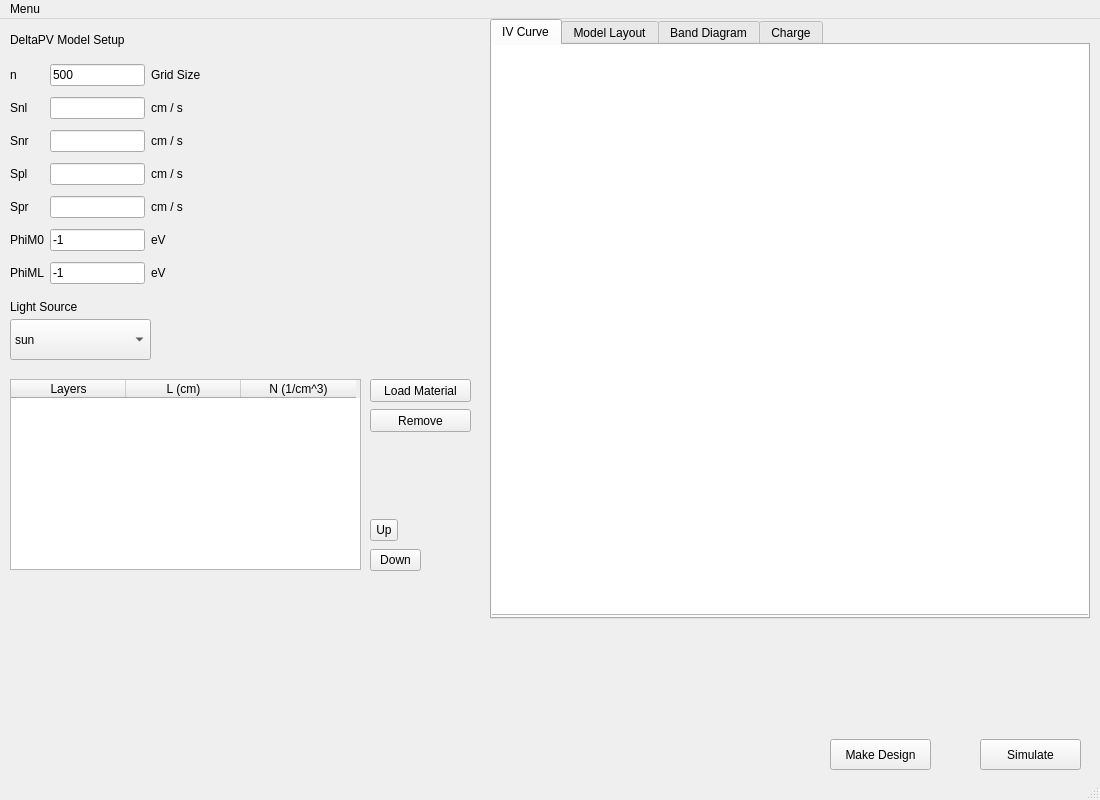
<?xml version="1.0" encoding="UTF-8"?>
<ui version="4.0">
 <author>Adam Thomas</author>
 <class>MainWindow</class>
 <widget class="QMainWindow" name="MainWindow">
  <property name="geometry">
   <rect>
    <x>0</x>
    <y>0</y>
    <width>1100</width>
    <height>800</height>
   </rect>
  </property>
  <property name="windowTitle">
   <string>MainWindow</string>
  </property>
  <widget class="QWidget" name="centralwidget">
   <widget class="QStackedWidget" name="stackedWidget">
    <property name="geometry">
     <rect>
      <x>0</x>
      <y>0</y>
      <width>1091</width>
      <height>761</height>
     </rect>
    </property>
    <property name="frameShape">
     <enum>QFrame::NoFrame</enum>
    </property>
    <property name="frameShadow">
     <enum>QFrame::Plain</enum>
    </property>
    <property name="currentIndex">
     <number>0</number>
    </property>
    <widget class="QWidget" name="page_modelSetup">
     <widget class="QTabWidget" name="tabWidget_plots">
      <property name="geometry">
       <rect>
        <x>490</x>
        <y>0</y>
        <width>600</width>
        <height>600</height>
       </rect>
      </property>
      <property name="currentIndex">
       <number>0</number>
      </property>
      <widget class="QWidget" name="tab_iv">
       <attribute name="title">
        <string>IV Curve</string>
       </attribute>
       <widget class="QGraphicsView" name="graphicsView_iv">
        <property name="geometry">
         <rect>
          <x>-1</x>
          <y>-1</y>
          <width>601</width>
          <height>571</height>
         </rect>
        </property>
       </widget>
      </widget>
      <widget class="QWidget" name="tab_model">
       <attribute name="title">
        <string>Model Layout</string>
       </attribute>
       <widget class="QGraphicsView" name="graphicsView_model">
        <property name="geometry">
         <rect>
          <x>-1</x>
          <y>-1</y>
          <width>601</width>
          <height>571</height>
         </rect>
        </property>
       </widget>
      </widget>
      <widget class="QWidget" name="tab_band">
       <attribute name="title">
        <string>Band Diagram</string>
       </attribute>
       <widget class="QGraphicsView" name="graphicsView_band">
        <property name="geometry">
         <rect>
          <x>-1</x>
          <y>-1</y>
          <width>601</width>
          <height>571</height>
         </rect>
        </property>
       </widget>
      </widget>
      <widget class="QWidget" name="tab_charge">
       <attribute name="title">
        <string>Charge</string>
       </attribute>
       <widget class="QGraphicsView" name="graphicsView_charge">
        <property name="geometry">
         <rect>
          <x>-1</x>
          <y>-1</y>
          <width>601</width>
          <height>571</height>
         </rect>
        </property>
       </widget>
      </widget>
     </widget>
     <widget class="QPushButton" name="pushButton_simulate">
      <property name="geometry">
       <rect>
        <x>980</x>
        <y>720</y>
        <width>101</width>
        <height>31</height>
       </rect>
      </property>
      <property name="text">
       <string>Simulate</string>
      </property>
     </widget>
     <widget class="QPushButton" name="pushButton_makedesign">
      <property name="geometry">
       <rect>
        <x>830</x>
        <y>720</y>
        <width>101</width>
        <height>31</height>
       </rect>
      </property>
      <property name="text">
       <string>Make Design</string>
      </property>
     </widget>
     <widget class="QFrame" name="frame_inputs">
      <property name="geometry">
       <rect>
        <x>10</x>
        <y>40</y>
        <width>471</width>
        <height>711</height>
       </rect>
      </property>
      <property name="frameShape">
       <enum>QFrame::NoFrame</enum>
      </property>
      <property name="frameShadow">
       <enum>QFrame::Raised</enum>
      </property>
      <widget class="QWidget" name="gridLayoutWidget">
       <property name="geometry">
        <rect>
         <x>0</x>
         <y>0</y>
         <width>191</width>
         <height>231</height>
        </rect>
       </property>
       <layout class="QGridLayout" name="gridLayout_inputs">
        <item row="6" column="0">
         <widget class="QLabel" name="label_wfback">
          <property name="text">
           <string>PhiML</string>
          </property>
          <property name="buddy">
           <cstring>lineEdit_wfback</cstring>
          </property>
         </widget>
        </item>
        <item row="2" column="0">
         <widget class="QLabel" name="label_nvelright">
          <property name="text">
           <string>Snr</string>
          </property>
          <property name="buddy">
           <cstring>lineEdit_nvelright</cstring>
          </property>
         </widget>
        </item>
        <item row="5" column="0">
         <widget class="QLabel" name="label_wffront">
          <property name="text">
           <string>PhiM0</string>
          </property>
          <property name="buddy">
           <cstring>lineEdit_wffront</cstring>
          </property>
         </widget>
        </item>
        <item row="0" column="0">
         <widget class="QLabel" name="label_grid">
          <property name="text">
           <string>n</string>
          </property>
          <property name="buddy">
           <cstring>lineEdit_grid</cstring>
          </property>
         </widget>
        </item>
        <item row="1" column="1">
         <widget class="QLineEdit" name="lineEdit_nvelleft">
          <property name="inputMethodHints">
           <set>Qt::ImhDigitsOnly</set>
          </property>
         </widget>
        </item>
        <item row="5" column="1">
         <widget class="QLineEdit" name="lineEdit_wffront">
          <property name="inputMethodHints">
           <set>Qt::ImhDigitsOnly</set>
          </property>
          <property name="text">
           <string>-1</string>
          </property>
         </widget>
        </item>
        <item row="1" column="0">
         <widget class="QLabel" name="label_nvelleft">
          <property name="text">
           <string>Snl</string>
          </property>
          <property name="buddy">
           <cstring>lineEdit_nvelleft</cstring>
          </property>
         </widget>
        </item>
        <item row="1" column="2">
         <widget class="QLabel" name="label_nvelleftunits">
          <property name="text">
           <string>cm / s</string>
          </property>
          <property name="buddy">
           <cstring>lineEdit_nvelleft</cstring>
          </property>
         </widget>
        </item>
        <item row="3" column="1">
         <widget class="QLineEdit" name="lineEdit_pvelleft">
          <property name="inputMethodHints">
           <set>Qt::ImhDigitsOnly</set>
          </property>
         </widget>
        </item>
        <item row="4" column="0">
         <widget class="QLabel" name="label_pvelright">
          <property name="text">
           <string>Spr</string>
          </property>
          <property name="buddy">
           <cstring>lineEdit_pvelright</cstring>
          </property>
         </widget>
        </item>
        <item row="3" column="0">
         <widget class="QLabel" name="label_pvelleft">
          <property name="text">
           <string>Spl</string>
          </property>
          <property name="buddy">
           <cstring>lineEdit_pvelleft</cstring>
          </property>
         </widget>
        </item>
        <item row="2" column="2">
         <widget class="QLabel" name="label_nvelrightunits">
          <property name="text">
           <string>cm / s</string>
          </property>
          <property name="buddy">
           <cstring>lineEdit_nvelright</cstring>
          </property>
         </widget>
        </item>
        <item row="4" column="1">
         <widget class="QLineEdit" name="lineEdit_pvelright">
          <property name="inputMethodHints">
           <set>Qt::ImhDigitsOnly</set>
          </property>
          <property name="text">
           <string/>
          </property>
         </widget>
        </item>
        <item row="6" column="1">
         <widget class="QLineEdit" name="lineEdit_wfback">
          <property name="inputMethodHints">
           <set>Qt::ImhDigitsOnly</set>
          </property>
          <property name="text">
           <string>-1</string>
          </property>
         </widget>
        </item>
        <item row="4" column="2">
         <widget class="QLabel" name="label_pvelrightunits">
          <property name="text">
           <string>cm / s</string>
          </property>
          <property name="buddy">
           <cstring>lineEdit_pvelright</cstring>
          </property>
         </widget>
        </item>
        <item row="3" column="2">
         <widget class="QLabel" name="label_pvelleftunits">
          <property name="text">
           <string>cm / s</string>
          </property>
          <property name="buddy">
           <cstring>lineEdit_pvelleft</cstring>
          </property>
         </widget>
        </item>
        <item row="5" column="2">
         <widget class="QLabel" name="label_wffrontunits">
          <property name="text">
           <string>eV</string>
          </property>
          <property name="buddy">
           <cstring>lineEdit_wffront</cstring>
          </property>
         </widget>
        </item>
        <item row="6" column="2">
         <widget class="QLabel" name="label_wfbackunits">
          <property name="text">
           <string>eV</string>
          </property>
          <property name="buddy">
           <cstring>lineEdit_wfback</cstring>
          </property>
         </widget>
        </item>
        <item row="2" column="1">
         <widget class="QLineEdit" name="lineEdit_nvelright">
          <property name="inputMethodHints">
           <set>Qt::ImhDigitsOnly</set>
          </property>
         </widget>
        </item>
        <item row="0" column="2">
         <widget class="QLabel" name="label_gridtext">
          <property name="text">
           <string>Grid Size</string>
          </property>
          <property name="buddy">
           <cstring>lineEdit_grid</cstring>
          </property>
         </widget>
        </item>
        <item row="0" column="1">
         <widget class="QLineEdit" name="lineEdit_grid">
          <property name="inputMethodHints">
           <set>Qt::ImhDigitsOnly</set>
          </property>
          <property name="text">
           <string>500</string>
          </property>
         </widget>
        </item>
       </layout>
      </widget>
      <widget class="QComboBox" name="comboBox_lightsource">
       <property name="geometry">
        <rect>
         <x>0</x>
         <y>260</y>
         <width>141</width>
         <height>41</height>
        </rect>
       </property>
       <item>
        <property name="text">
         <string>sun</string>
        </property>
       </item>
       <item>
        <property name="text">
         <string>white</string>
        </property>
       </item>
       <item>
        <property name="text">
         <string>monochromatic</string>
        </property>
       </item>
      </widget>
      <widget class="QLabel" name="label_lightsource">
       <property name="geometry">
        <rect>
         <x>0</x>
         <y>240</y>
         <width>91</width>
         <height>16</height>
        </rect>
       </property>
       <property name="text">
        <string>Light Source</string>
       </property>
       <property name="buddy">
        <cstring>comboBox_lightsource</cstring>
       </property>
      </widget>
      <widget class="QPushButton" name="pushButton_loadmaterial">
       <property name="geometry">
        <rect>
         <x>360</x>
         <y>320</y>
         <width>101</width>
         <height>23</height>
        </rect>
       </property>
       <property name="text">
        <string>Load Material</string>
       </property>
      </widget>
      <widget class="QToolButton" name="toolButton_moveup">
       <property name="geometry">
        <rect>
         <x>360</x>
         <y>460</y>
         <width>28</width>
         <height>22</height>
        </rect>
       </property>
       <property name="text">
        <string>Up</string>
       </property>
      </widget>
      <widget class="QToolButton" name="toolButton_movedown">
       <property name="geometry">
        <rect>
         <x>360</x>
         <y>490</y>
         <width>51</width>
         <height>22</height>
        </rect>
       </property>
       <property name="text">
        <string>Down</string>
       </property>
      </widget>
      <widget class="QTableWidget" name="tableWidget_modellayout">
       <property name="geometry">
        <rect>
         <x>0</x>
         <y>320</y>
         <width>351</width>
         <height>191</height>
        </rect>
       </property>
       <attribute name="horizontalHeaderDefaultSectionSize">
        <number>115</number>
       </attribute>
       <attribute name="verticalHeaderDefaultSectionSize">
        <number>30</number>
       </attribute>
       <column>
        <property name="text">
         <string>Layers</string>
        </property>
       </column>
       <column>
        <property name="text">
         <string>L (cm)</string>
        </property>
       </column>
       <column>
        <property name="text">
         <string>N (1/cm^3)</string>
        </property>
       </column>
      </widget>
      <widget class="QPushButton" name="pushButton_remove">
       <property name="geometry">
        <rect>
         <x>360</x>
         <y>350</y>
         <width>101</width>
         <height>23</height>
        </rect>
       </property>
       <property name="text">
        <string>Remove</string>
       </property>
      </widget>
     </widget>
     <widget class="QLabel" name="label_page1title">
      <property name="geometry">
       <rect>
        <x>10</x>
        <y>10</y>
        <width>151</width>
        <height>21</height>
       </rect>
      </property>
      <property name="text">
       <string>DeltaPV Model Setup</string>
      </property>
     </widget>
    </widget>
    <widget class="QWidget" name="page_materialEditor">
     <widget class="QFrame" name="frame">
      <property name="geometry">
       <rect>
        <x>10</x>
        <y>90</y>
        <width>301</width>
        <height>561</height>
       </rect>
      </property>
      <property name="frameShape">
       <enum>QFrame::StyledPanel</enum>
      </property>
      <property name="frameShadow">
       <enum>QFrame::Raised</enum>
      </property>
      <widget class="QWidget" name="gridLayoutWidget_2">
       <property name="geometry">
        <rect>
         <x>10</x>
         <y>0</y>
         <width>281</width>
         <height>561</height>
        </rect>
       </property>
       <layout class="QGridLayout" name="gridLayout">
        <item row="9" column="1">
         <widget class="QLabel" name="label_tn">
          <property name="text">
           <string>tn</string>
          </property>
         </widget>
        </item>
        <item row="12" column="1">
         <widget class="QLabel" name="label_Br">
          <property name="text">
           <string>Br</string>
          </property>
         </widget>
        </item>
        <item row="9" column="2">
         <widget class="QLineEdit" name="lineEdit_tn"/>
        </item>
        <item row="3" column="1">
         <widget class="QLabel" name="label_eps">
          <property name="text">
           <string>eps</string>
          </property>
         </widget>
        </item>
        <item row="0" column="2">
         <widget class="QLineEdit" name="lineEdit_Chi"/>
        </item>
        <item row="5" column="1">
         <widget class="QLabel" name="label_Nv">
          <property name="text">
           <string>Nv</string>
          </property>
         </widget>
        </item>
        <item row="1" column="1">
         <widget class="QLabel" name="label_Eg">
          <property name="text">
           <string>Eg</string>
          </property>
         </widget>
        </item>
        <item row="2" column="2">
         <widget class="QLineEdit" name="lineEdit_Et"/>
        </item>
        <item row="6" column="2">
         <widget class="QLineEdit" name="lineEdit_Ndop"/>
        </item>
        <item row="10" column="2">
         <widget class="QLineEdit" name="lineEdit_tp"/>
        </item>
        <item row="8" column="1">
         <widget class="QLabel" name="label_mp">
          <property name="text">
           <string>mp</string>
          </property>
         </widget>
        </item>
        <item row="1" column="2">
         <widget class="QLineEdit" name="lineEdit_Eg"/>
        </item>
        <item row="1" column="3">
         <widget class="QLabel" name="label_Egunits">
          <property name="text">
           <string>eV</string>
          </property>
         </widget>
        </item>
        <item row="0" column="3">
         <widget class="QLabel" name="label_Chiunits">
          <property name="text">
           <string>eV</string>
          </property>
         </widget>
        </item>
        <item row="2" column="1">
         <widget class="QLabel" name="label_Et">
          <property name="text">
           <string>Et</string>
          </property>
         </widget>
        </item>
        <item row="4" column="1">
         <widget class="QLabel" name="label_Nc">
          <property name="text">
           <string>Nc</string>
          </property>
         </widget>
        </item>
        <item row="0" column="1">
         <widget class="QLabel" name="label_Chi">
          <property name="text">
           <string>Chi</string>
          </property>
         </widget>
        </item>
        <item row="7" column="1">
         <widget class="QLabel" name="label_mn">
          <property name="text">
           <string>mn</string>
          </property>
         </widget>
        </item>
        <item row="11" column="1">
         <widget class="QLabel" name="label_A">
          <property name="text">
           <string>A</string>
          </property>
         </widget>
        </item>
        <item row="2" column="3">
         <widget class="QLabel" name="label_Etunits">
          <property name="text">
           <string>eV</string>
          </property>
         </widget>
        </item>
        <item row="8" column="2">
         <widget class="QLineEdit" name="lineEdit_mp"/>
        </item>
        <item row="6" column="1">
         <widget class="QLabel" name="label_Ndop">
          <property name="text">
           <string>Ndop</string>
          </property>
         </widget>
        </item>
        <item row="6" column="3">
         <widget class="QLabel" name="label_Ndopunits">
          <property name="text">
           <string>cm^(-3)</string>
          </property>
         </widget>
        </item>
        <item row="4" column="2">
         <widget class="QLineEdit" name="lineEdit_Nc"/>
        </item>
        <item row="4" column="3">
         <widget class="QLabel" name="label_Ncunits">
          <property name="text">
           <string>cm^(-3)</string>
          </property>
         </widget>
        </item>
        <item row="11" column="2">
         <widget class="QLineEdit" name="lineEdit_A"/>
        </item>
        <item row="7" column="2">
         <widget class="QLineEdit" name="lineEdit_mn"/>
        </item>
        <item row="3" column="2">
         <widget class="QLineEdit" name="lineEdit_eps"/>
        </item>
        <item row="10" column="1">
         <widget class="QLabel" name="label_tp">
          <property name="text">
           <string>tp</string>
          </property>
         </widget>
        </item>
        <item row="3" column="3">
         <widget class="QLabel" name="label_epsunits">
          <property name="text">
           <string>unitless</string>
          </property>
         </widget>
        </item>
        <item row="5" column="2">
         <widget class="QLineEdit" name="lineEdit_Nv"/>
        </item>
        <item row="10" column="3">
         <widget class="QLabel" name="label_tpunits">
          <property name="text">
           <string>s</string>
          </property>
         </widget>
        </item>
        <item row="11" column="3">
         <widget class="QLabel" name="label_Aunits">
          <property name="text">
           <string>cm^(-1) eV^(-1/2)</string>
          </property>
         </widget>
        </item>
        <item row="9" column="3">
         <widget class="QLabel" name="label_tnunits">
          <property name="text">
           <string>s</string>
          </property>
         </widget>
        </item>
        <item row="5" column="3">
         <widget class="QLabel" name="label_Nvunits">
          <property name="text">
           <string>cm^(-3)</string>
          </property>
         </widget>
        </item>
        <item row="7" column="3">
         <widget class="QLabel" name="label_mnunits">
          <property name="text">
           <string>cm^2 / V-s</string>
          </property>
         </widget>
        </item>
        <item row="8" column="3">
         <widget class="QLabel" name="label_mpunits">
          <property name="text">
           <string>cm^2 / V-s</string>
          </property>
         </widget>
        </item>
        <item row="13" column="1">
         <widget class="QLabel" name="label_Cn">
          <property name="text">
           <string>Cn</string>
          </property>
         </widget>
        </item>
        <item row="14" column="1">
         <widget class="QLabel" name="label_Cp">
          <property name="text">
           <string>Cp</string>
          </property>
         </widget>
        </item>
        <item row="12" column="3">
         <widget class="QLabel" name="label_Brunits">
          <property name="text">
           <string>cm^3 / s</string>
          </property>
         </widget>
        </item>
        <item row="13" column="3">
         <widget class="QLabel" name="label_Cnunits">
          <property name="text">
           <string>cm^6 / s</string>
          </property>
         </widget>
        </item>
        <item row="14" column="3">
         <widget class="QLabel" name="label_Cpunits">
          <property name="text">
           <string>cm^6 / s</string>
          </property>
         </widget>
        </item>
        <item row="12" column="2">
         <widget class="QLineEdit" name="lineEdit_Br"/>
        </item>
        <item row="13" column="2">
         <widget class="QLineEdit" name="lineEdit_Cn"/>
        </item>
        <item row="14" column="2">
         <widget class="QLineEdit" name="lineEdit_Cp"/>
        </item>
       </layout>
      </widget>
     </widget>
    </widget>
    <widget class="QWidget" name="page_help">
     <widget class="QTextBrowser" name="textBrowser">
      <property name="geometry">
       <rect>
        <x>10</x>
        <y>10</y>
        <width>581</width>
        <height>421</height>
       </rect>
      </property>
      <property name="html">
       <string>&lt;!DOCTYPE HTML PUBLIC &quot;-//W3C//DTD HTML 4.0//EN&quot; &quot;http://www.w3.org/TR/REC-html40/strict.dtd&quot;&gt;
&lt;html&gt;&lt;head&gt;&lt;meta name=&quot;qrichtext&quot; content=&quot;1&quot; /&gt;&lt;style type=&quot;text/css&quot;&gt;
p, li { white-space: pre-wrap; }
&lt;/style&gt;&lt;/head&gt;&lt;body style=&quot; font-family:'Sans Serif'; font-size:9pt; font-weight:400; font-style:normal;&quot;&gt;
&lt;p style=&quot; margin-top:0px; margin-bottom:0px; margin-left:0px; margin-right:0px; -qt-block-indent:0; text-indent:0px;&quot;&gt;&lt;span style=&quot; font-size:12pt;&quot;&gt;Help:&lt;/span&gt;&lt;/p&gt;
&lt;p style=&quot; margin-top:0px; margin-bottom:0px; margin-left:0px; margin-right:0px; -qt-block-indent:0; text-indent:0px;&quot;&gt;&lt;span style=&quot; font-size:12pt; font-weight:600;&quot;&gt;n&lt;/span&gt;&lt;span style=&quot; font-size:12pt;&quot;&gt; (Grid Point): Number of points on a uniform grid&lt;/span&gt;&lt;/p&gt;
&lt;p style=&quot;-qt-paragraph-type:empty; margin-top:0px; margin-bottom:0px; margin-left:0px; margin-right:0px; -qt-block-indent:0; text-indent:0px; font-size:12pt;&quot;&gt;&lt;br /&gt;&lt;/p&gt;
&lt;p style=&quot; margin-top:0px; margin-bottom:0px; margin-left:0px; margin-right:0px; -qt-block-indent:0; text-indent:0px;&quot;&gt;&lt;span style=&quot; font-size:12pt; font-weight:600;&quot;&gt;Snl&lt;/span&gt;&lt;span style=&quot; font-size:12pt;&quot;&gt; (cm /s): Electron recombination velocity at front contact&lt;/span&gt;&lt;/p&gt;
&lt;p style=&quot; margin-top:0px; margin-bottom:0px; margin-left:0px; margin-right:0px; -qt-block-indent:0; text-indent:0px;&quot;&gt;&lt;span style=&quot; font-size:12pt; font-weight:600;&quot;&gt;Snr&lt;/span&gt;&lt;span style=&quot; font-size:12pt;&quot;&gt; (cm /s): Electron recombination velocity at back contact&lt;/span&gt;&lt;/p&gt;
&lt;p style=&quot; margin-top:0px; margin-bottom:0px; margin-left:0px; margin-right:0px; -qt-block-indent:0; text-indent:0px;&quot;&gt;&lt;span style=&quot; font-size:12pt; font-weight:600;&quot;&gt;Spl&lt;/span&gt;&lt;span style=&quot; font-size:12pt;&quot;&gt; (cm /s): Hole recombination velocity at front contact&lt;/span&gt;&lt;/p&gt;
&lt;p style=&quot; margin-top:0px; margin-bottom:0px; margin-left:0px; margin-right:0px; -qt-block-indent:0; text-indent:0px;&quot;&gt;&lt;span style=&quot; font-size:12pt; font-weight:600;&quot;&gt;Spr&lt;/span&gt;&lt;span style=&quot; font-size:12pt;&quot;&gt; (cm /s): Hole recombination velocity at back contact&lt;/span&gt;&lt;/p&gt;
&lt;p style=&quot;-qt-paragraph-type:empty; margin-top:0px; margin-bottom:0px; margin-left:0px; margin-right:0px; -qt-block-indent:0; text-indent:0px; font-size:12pt;&quot;&gt;&lt;br /&gt;&lt;/p&gt;
&lt;p style=&quot; margin-top:0px; margin-bottom:0px; margin-left:0px; margin-right:0px; -qt-block-indent:0; text-indent:0px;&quot;&gt;&lt;span style=&quot; font-size:12pt; font-weight:600;&quot;&gt;PhiM0&lt;/span&gt;&lt;span style=&quot; font-size:12pt;&quot;&gt; (cm /s, optional): Workfunction of front contact. Defaults to -1.&lt;/span&gt;&lt;/p&gt;
&lt;p style=&quot; margin-top:0px; margin-bottom:0px; margin-left:0px; margin-right:0px; -qt-block-indent:0; text-indent:0px;&quot;&gt;&lt;span style=&quot; font-size:12pt; font-weight:600;&quot;&gt;PhiML&lt;/span&gt;&lt;span style=&quot; font-size:12pt;&quot;&gt; (cm /s, optional): Workfunction of back contact. Defaults  to -1.&lt;/span&gt;&lt;/p&gt;
&lt;p style=&quot;-qt-paragraph-type:empty; margin-top:0px; margin-bottom:0px; margin-left:0px; margin-right:0px; -qt-block-indent:0; text-indent:0px; font-size:12pt;&quot;&gt;&lt;br /&gt;&lt;/p&gt;
&lt;p style=&quot; margin-top:0px; margin-bottom:0px; margin-left:0px; margin-right:0px; -qt-block-indent:0; text-indent:0px;&quot;&gt;&lt;span style=&quot; font-size:12pt; font-weight:600;&quot;&gt;Light&lt;/span&gt;&lt;span style=&quot; font-size:12pt;&quot;&gt; &lt;/span&gt;&lt;span style=&quot; font-size:12pt; font-weight:600;&quot;&gt;Source&lt;/span&gt;&lt;span style=&quot; font-size:12pt;&quot;&gt;: Spectrum can be specified with the &lt;/span&gt;&lt;span style=&quot; font-family:'monospace'; font-size:12pt;&quot;&gt;kind&lt;/span&gt;&lt;span style=&quot; font-size:12pt;&quot;&gt; (&lt;/span&gt;&lt;span style=&quot; font-family:'monospace'; font-size:12pt;&quot;&gt;&amp;quot;sun&amp;quot;&lt;/span&gt;&lt;span style=&quot; font-size:12pt;&quot;&gt;, &lt;/span&gt;&lt;span style=&quot; font-family:'monospace'; font-size:12pt;&quot;&gt;&amp;quot;white&amp;quot;&lt;/span&gt;&lt;span style=&quot; font-size:12pt;&quot;&gt;, &lt;/span&gt;&lt;span style=&quot; font-family:'monospace'; font-size:12pt;&quot;&gt;&amp;quot;monochromatic&amp;quot;&lt;/span&gt;&lt;span style=&quot; font-size:12pt;&quot;&gt;, or &lt;/span&gt;&lt;span style=&quot; font-family:'monospace'; font-size:12pt;&quot;&gt;&amp;quot;user&amp;quot;&lt;/span&gt;&lt;span style=&quot; font-size:12pt;&quot;&gt;) and the wavelengths, &lt;/span&gt;&lt;span style=&quot; font-family:'monospace'; font-size:12pt;&quot;&gt;Lambda&lt;/span&gt;&lt;span style=&quot; font-size:12pt;&quot;&gt;, and corresponding power, &lt;/span&gt;&lt;span style=&quot; font-family:'monospace'; font-size:12pt;&quot;&gt;P_in&lt;/span&gt;&lt;span style=&quot; font-size:12pt;&quot;&gt;, respectively.&lt;/span&gt;&lt;/p&gt;&lt;/body&gt;&lt;/html&gt;</string>
      </property>
     </widget>
     <widget class="QTextBrowser" name="textBrowser_2">
      <property name="geometry">
       <rect>
        <x>600</x>
        <y>10</y>
        <width>491</width>
        <height>421</height>
       </rect>
      </property>
      <property name="html">
       <string>&lt;!DOCTYPE HTML PUBLIC &quot;-//W3C//DTD HTML 4.0//EN&quot; &quot;http://www.w3.org/TR/REC-html40/strict.dtd&quot;&gt;
&lt;html&gt;&lt;head&gt;&lt;meta name=&quot;qrichtext&quot; content=&quot;1&quot; /&gt;&lt;style type=&quot;text/css&quot;&gt;
p, li { white-space: pre-wrap; }
&lt;/style&gt;&lt;/head&gt;&lt;body style=&quot; font-family:'Sans Serif'; font-size:9pt; font-weight:400; font-style:normal;&quot;&gt;
&lt;p style=&quot; margin-top:0px; margin-bottom:0px; margin-left:0px; margin-right:0px; -qt-block-indent:0; text-indent:0px;&quot;&gt;&lt;span style=&quot; font-size:12pt;&quot;&gt;Usage:&lt;/span&gt;&lt;/p&gt;
&lt;p style=&quot;-qt-paragraph-type:empty; margin-top:0px; margin-bottom:0px; margin-left:0px; margin-right:0px; -qt-block-indent:0; text-indent:0px; font-size:12pt;&quot;&gt;&lt;br /&gt;&lt;/p&gt;
&lt;p style=&quot; margin-top:0px; margin-bottom:0px; margin-left:0px; margin-right:0px; -qt-block-indent:0; text-indent:0px;&quot;&gt;&lt;span style=&quot; font-size:12pt;&quot;&gt;A model must first be desiged in layers table. The top layer (index = 1) is considered the front of the device. Light enters on the front surface.&lt;/span&gt;&lt;/p&gt;
&lt;p style=&quot;-qt-paragraph-type:empty; margin-top:0px; margin-bottom:0px; margin-left:0px; margin-right:0px; -qt-block-indent:0; text-indent:0px; font-size:12pt;&quot;&gt;&lt;br /&gt;&lt;/p&gt;
&lt;p style=&quot; margin-top:0px; margin-bottom:0px; margin-left:0px; margin-right:0px; -qt-block-indent:0; text-indent:0px;&quot;&gt;&lt;span style=&quot; font-size:12pt;&quot;&gt;When the layout is as desired click 'Make Design' to submit the model setup to DeltaPV. The results then can be simulated by clicking 'Simulate'.&lt;/span&gt;&lt;/p&gt;&lt;/body&gt;&lt;/html&gt;</string>
      </property>
     </widget>
    </widget>
   </widget>
  </widget>
  <widget class="QMenuBar" name="menubar">
   <property name="geometry">
    <rect>
     <x>0</x>
     <y>0</y>
     <width>1100</width>
     <height>20</height>
    </rect>
   </property>
   <widget class="QMenu" name="menuMenu">
    <property name="title">
     <string>Menu</string>
    </property>
    <addaction name="actionModel_Setup"/>
    <addaction name="actionMaterial_Editor"/>
    <addaction name="separator"/>
    <addaction name="actionHelp"/>
   </widget>
   <addaction name="menuMenu"/>
  </widget>
  <widget class="QStatusBar" name="statusbar"/>
  <action name="actionModel_Setup">
   <property name="text">
    <string>Model Setup</string>
   </property>
  </action>
  <action name="actionHelp">
   <property name="text">
    <string>Help</string>
   </property>
  </action>
  <action name="actionMaterial_Editor">
   <property name="text">
    <string>Material Editor</string>
   </property>
  </action>
 </widget>
 <resources/>
 <connections/>
</ui>
